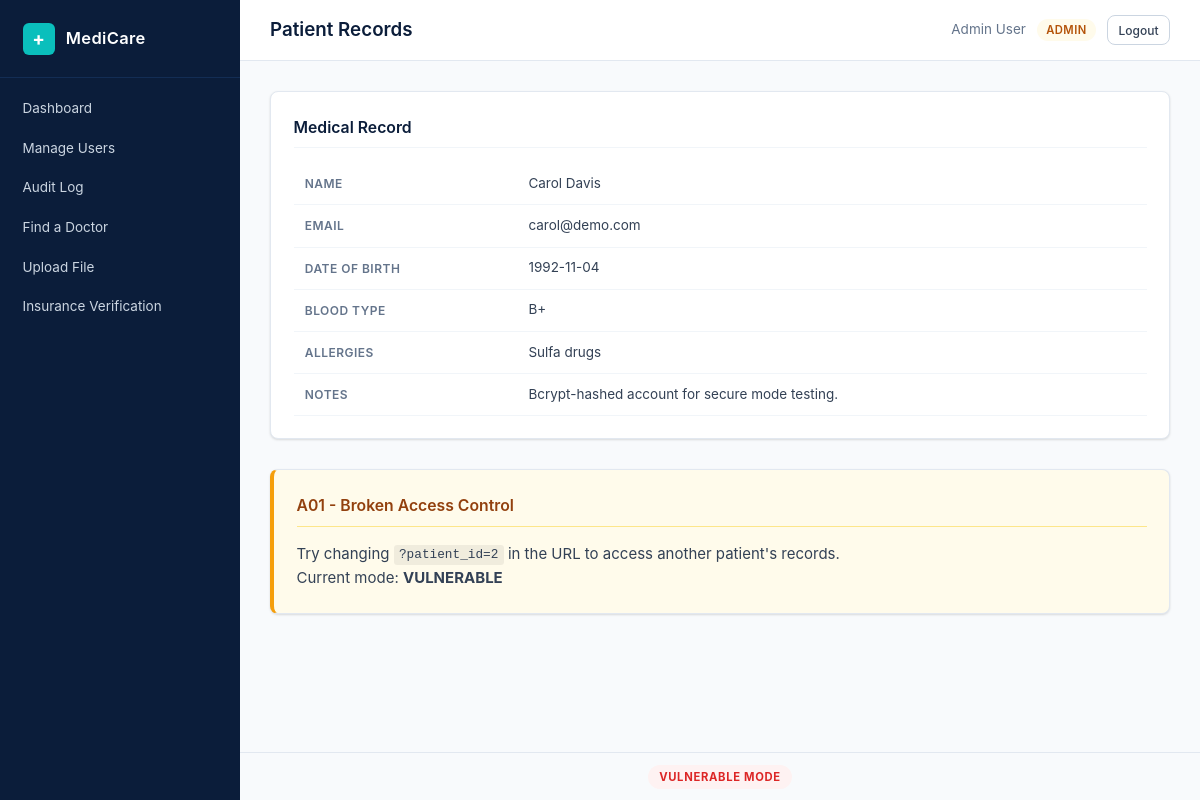
/patient/records.php?patient_id=5 (signed in), run on the app's committed database.
### tables this page shows
CREATE TABLE patients (
    id INT AUTO_INCREMENT PRIMARY KEY,
    user_id INT NOT NULL,
    dob DATE,
    blood_type VARCHAR(5),
    allergies TEXT,
    notes TEXT,
    FOREIGN KEY (user_id) REFERENCES users(id) ON DELETE CASCADE
);

CREATE TABLE users (
    id INT AUTO_INCREMENT PRIMARY KEY,
    name VARCHAR(100) NOT NULL,
    email VARCHAR(150) NOT NULL UNIQUE,
    password VARCHAR(255) NOT NULL,
    role ENUM('patient','doctor','admin') NOT NULL DEFAULT 'patient',
    created_at TIMESTAMP DEFAULT CURRENT_TIMESTAMP
);

### config.php (called while the page is built, shortened)
<?php
function esc(string $value): string {
    return htmlspecialchars($value, ENT_QUOTES, 'UTF-8');
}

### patient/records.php (the view, shortened to what this page needs)
<?php
require_once __DIR__ . '/../config.php';
require_once __DIR__ . '/../helpers.php';
$conn = getDB();
$record = SECURE_MODE ? fetchRecordSecure($conn) : fetchRecordVulnerable($conn);
function fetchRecordVulnerable(PDO $conn): ?array {
    $id = $_GET['patient_id'] ?? $_SESSION['user_id'];
    $result = $conn->query("SELECT p.*, u.name, u.email FROM patients p JOIN users u ON p.user_id = u.id WHERE p.user_id = $id");
    return $result->fetch() ?: null;
}
?>
<div class="card">
    <h2 class="card-title">Medical Record</h2>
    <?php if (!$record): ?>
        <p class="text-muted">No record found.</p>
    <?php else: ?>
        <table class="data-table">
            <tr><th>Name</th><td><?= esc($record['name']) ?></td></tr>
            <tr><th>Email</th><td><?= esc($record['email']) ?></td></tr>
            <tr><th>Date of Birth</th><td><?= esc($record['dob'] ?? 'N/A') ?></td></tr>
            <tr><th>Blood Type</th><td><?= esc($record['blood_type'] ?? 'N/A') ?></td></tr>
            <tr><th>Allergies</th><td><?= esc($record['allergies'] ?? 'None') ?></td></tr>
            <tr><th>Notes</th><td><?= esc($record['notes'] ?? '') ?></td></tr>
        </table>
    <?php endif; ?>
</div>
<div class="card vuln-hint">
    <h3 class="card-title">A01 - Broken Access Control</h3>
    <p>Try changing <code>?patient_id=2</code> in the URL to access another patient's records.</p>
    <p>Current mode: <strong><?= SECURE_MODE ? 'SECURE' : 'VULNERABLE' ?></strong></p>
</div>

### assets/style.css (style rules this page uses)
*, *::before, *::after { margin: 0; padding: 0; box-sizing: border-box; }
:root { --navy: #0B1D3A; --navy-light: #132D54; --navy-dark: #071429; --teal: #0ABFBC; --teal-dark: #089E9B; --white: #FFFFFF; --gray-50: #F8FAFC; --gray-100: #F1F5F9; --gray-200: #E2E8F0; --gray-300: #CBD5E1; --gray-400: #94A3B8; --gray-500: #64748B; --gray-700: #334155; --red: #EF4444; --red-bg: #FEF2F2; --green: #22C55E; --green-bg: #F0FDF4; --amber: #F59E0B; --amber-bg: #FFFBEB; --blue: #3B82F6; --radius: 8px; --shadow: 0 1px 3px rgba(0,0,0,0.08), 0 1px 2px rgba(0,0,0,0.06); --shadow-md: 0 4px 6px rgba(0,0,0,0.07), 0 2px 4px rgba(0,0,0,0.06); --sidebar-width: 240px; --font: -apple-system, BlinkMacSystemFont, "Segoe UI", system-ui, sans-serif; }
html { font-size: 15px; }
body { font-family: var(--font); background: var(--gray-50); color: var(--gray-700); line-height: 1.6; min-height: 100vh; }
.card { background: var(--white); border: 1px solid var(--gray-200); border-radius: var(--radius); padding: 1.5rem; margin-bottom: 1.25rem; box-shadow: var(--shadow); }
.card-title { font-size: 1.05rem; font-weight: 600; color: var(--navy); margin-bottom: 1rem; padding-bottom: 0.5rem; border-bottom: 1px solid var(--gray-100); }
.data-table { width: 100%; border-collapse: collapse; }
.data-table th, .data-table td { padding: 0.65rem 0.75rem; text-align: left; border-bottom: 1px solid var(--gray-100); font-size: 0.9rem; }
.data-table th { font-weight: 600; color: var(--gray-500); font-size: 0.8rem; text-transform: uppercase; letter-spacing: 0.04em; }
.vuln-hint { margin-top: 2rem; border-left: 4px solid var(--amber); background: var(--amber-bg); }
.vuln-hint .card-title { color: #92400E; border-bottom-color: #FDE68A; }
.vuln-hint code { background: rgba(0,0,0,0.06); padding: 0.15rem 0.35rem; border-radius: 3px; font-family: "SF Mono", Menlo, monospace; font-size: 0.85em; }

### data on the page
patients: user.name "Carol Davis", user.email "carol@demo.com", dob "1992-11-04", blood_type "B+", allergies "Sulfa drugs", notes "Bcrypt-hashed account for secure mode testing."

### other printed values
$item['label'] "Dashboard"
$item['label'] "Manage Users"
$item['label'] "Audit Log"
$item['label'] "Find a Doctor"
$item['label'] "Upload File"
$item['label'] "Insurance Verification"
$title "Patient Records"
$name "Admin User"
$role "ADMIN"
$mode "VULNERABLE"
